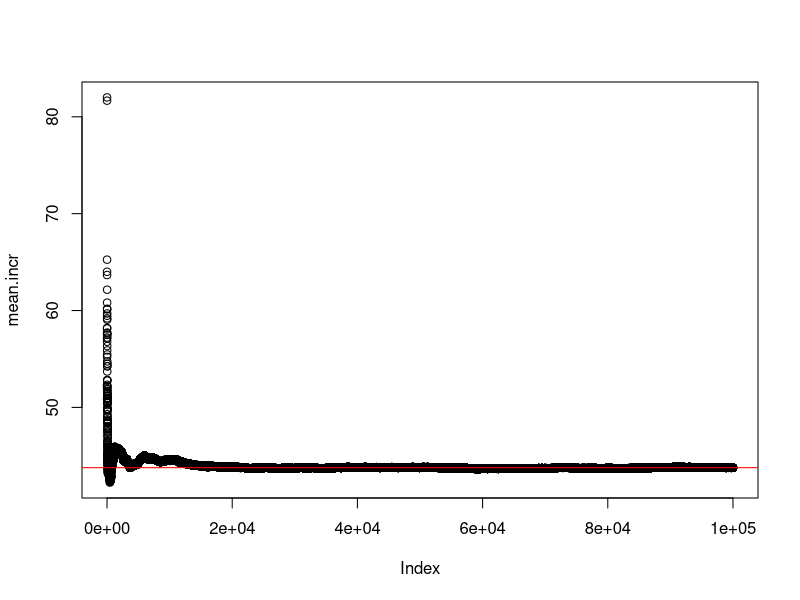

Here is the R script that generated this plot: (Note: a time limit stopped this script after it produced the figure.)
# ---------------------------- E[a1^2] ----------------------------

# Verifico esattezza della forma chiusa di E[a1^2], i>1 dove
# a1= 1{x1<Y}+sum_{h=1}^m 1{x1<Y, Xh<Y}

B=10^5
m=10

res = vector()
x1 = runif(n=1, min=0, max=2)
for(b in 1:B){

  Xshort = runif(n=(m-1), min=0, max=2)
  X = c(x1, Xshort)
  Y = runif(n=1, min=0, max=2)

  cond2 = X<Y

  # a1
  cond11 = ifelse(x1<Y, 1, 0)
  cond21 = sum(cond2)*cond11
  a1 = cond21+cond11

  res[b] = a1^2
}

mean(res)
closed = 4*(1-(punif(x1, min = 0, max = 2)))+
  5/2*(m-1)*(1-(punif(x1, min = 0, max = 2))^2)+
  (m-1)*(m-2)/3*(1-(punif(x1, min = 0, max = 2))^3)


mean.incr = sapply(1:B, function(b) mean(res[1:b]))
plot(mean.incr)
abline(h = closed, col = "red")


# ---------------------------- E[a1*ai] ----------------------------

# Verifico esattezza della forma chiusa di E[ai*a1], i>1 dove
# ai= 1{Xi<Y}+sum_{h=1}^m 1{Xi<Y, Xh<Y}
# a1= 1{x1<Y}+sum_{h=1}^m 1{x1<Y, Xh<Y}

B=10^5
m=10

#set.seed(123)
res = vector()
x1 = runif(n=1, min=0, max=2)
for(b in 1:B){

  Xh = runif(n=(m-2), min=0, max=2)
  Xi = runif(n=1, min=0, max=2)
  X = c(x1, Xi, Xh)
  Y = runif(n=1, min=0, max=2)

  cond2 = X<Y

  # a1
  cond11 = ifelse(x1<Y, 1, 0)
  cond21 = sum(cond2)*cond11
  a1 = cond21+cond11

  # ai
  cond1i = ifelse(Xi<Y, 1, 0)
  cond2i = sum(cond2)*cond1i
  ai = cond2i+cond1i

  res[b] = a1*ai

}

mean(res)
closed = (m-2)^2/4*(1-(punif(x1, min = 0, max = 2))^4)+
  2*(m-2)*(1-(punif(x1, min = 0, max = 2))^3)+
  9/2*(1-(punif(x1, min = 0, max = 2))^2)


mean.incr = sapply(1:B, function(b) mean(res[1:b]))
plot(mean.incr)
abline(h = closed, col = "red")



# ---------------------------- E[ai^2] ----------------------------

# Verifico esattezza della forma chiusa di E[ai^2], i>1 dove
# ai= 1{Xi<Y}+sum_{h=1}^m 1{Xi<Y, Xh<Y}

B=10^5
m=10

#set.seed(123)
res = vector()
x1 = runif(n=1, min=0, max=2)
for(b in 1:B){

  Xshort = runif(n=(m-2), min=0, max=2)
  Xi = runif(n=1, min=0, max=2)
  X = c(x1, Xi, Xshort)
  Y = runif(n=1, min=0, max=2)

  cond2 = X<Y

  # ai
  cond1i = ifelse(Xi<Y, 1, 0)
  cond2i = sum(cond2)*cond1i
  ai = cond2i+cond1i

  res[b] = ai^2

}

mean(res)
closed = 2+5/3*(m-2)+(m-3)*(m-2)/4+
  2/3*(m-2)*(1-(punif(x1, min = 0, max = 2))^3)+
  5/2*(1-(punif(x1, min = 0, max = 2))^2)


mean.incr = sapply(1:B, function(b) mean(res[1:b]))
plot(mean.incr)
abline(h = closed, col = "red")


# ---------------------------- E[ai*aj] ----------------------------

# Verifico esattezza della forma chiusa di E[ai*aj], i,j>1 i!=j dove
# ai= 1{Xi<Y}+sum_{h=1}^m 1{Xi<Y, Xh<Y}
# aj= 1{Xj<Y}+sum_{r=1}^m 1{Xj<Y, Xr<Y}

B=10^5
m=10

#set.seed(123)
res = vector()
x1 = runif(n=1, min=0, max=2)
for(b in 1:B){

  Xshort = runif(n=(m-3), min=0, max=2)
  Xi = runif(n=1, min=0, max=2)
  Xj = runif(n=1, min=0, max=2)
  X = c(x1, Xi, Xj, Xshort)
  Y = runif(n=1, min=0, max=2)

  cond2 = X<Y

  # aj
  cond1j = ifelse(Xj<Y, 1, 0)
  cond2j = sum(cond2)*cond1j
  aj = cond2j+cond1j

  # ai
  cond1i = ifelse(Xi<Y, 1, 0)
  cond2i = sum(cond2)*cond1i
  ai = cond2i+cond1i

  res[b] = aj*ai

}

mean(res)
closed = 3+7/4*(m-3)+(m-3)*(m-4)/5+
  7/3*(1-(punif(x1, min = 0, max = 2))^2)+
  (m-3)/2*(1-(punif(x1, min = 0, max = 2))^4)


mean.incr = sapply(1:B, function(b) mean(res[1:b]))
plot(mean.incr)
abline(h = closed, col = "red")


# ---------------------------- theta = E[h(X1,X2,...,Xm,Y)] ----------------------------


# Verifico esattezza della forma chiusa di E[h(X1, X2,...,Xm,Y)], dove
# anche X1 è random e
# h(x1, X2,...,Xm,Y) = sum_{i=1}^m ai dove
# ai= 1{Xi<Y}+sum_{h=1}^m 1{Xi<Y, Xh<Y}

B=10^5
m=10

res = vector()
for(b in 1:B){

  X = runif(n=m, min=0, max=2)
  Y = runif(n=1, min=0, max=2)

  cond2 = X<Y

  a = vector()
  for(i in 1:m){
    # ai
    cond1i = ifelse(X[i]<Y, 1, 0)
    cond2i = sum(cond2)*cond1i
    a[i] = cond2i+cond1i
  }
  res[b] = sum(a)
}

mean(res)
theta = m+m*(m-1)/3


mean.incr = sapply(1:B, function(b) mean(res[1:b]))
plot(mean.incr)
abline(h = theta, col = "red")

# ---------------------------- E[h(x1,X2,...,Xm,Y)] ----------------------------

# Verifico esattezza della forma chiusa di E[h(x1, X2,...,Xm,Y)], dove
# h(x1, X2,...,Xm,Y) = sum_{i=1}^m ai dove
# ai= 1{Xi<Y}+sum_{h=1}^m 1{Xi<Y, Xh<Y}

B=10^5
m=10

res = vector()
x1 = runif(n=1, min=0, max=2)
for(b in 1:B){

  Xshort = runif(n=(m-1), min=0, max=2)
  X = c(x1, Xshort)
  Y = runif(n=1, min=0, max=2)

  cond2 = X<Y

  a = vector()
  for(i in 1:m){
    # ai
    cond1i = ifelse(X[i]<Y, 1, 0)
    cond2i = sum(cond2)*cond1i
    a[i] = cond2i+cond1i
  }
  res[b] = sum(a)
}

mean(res)
closed = 2*(1-punif(x1, min = 0, max = 2))+
  (m-1)*(1-(punif(x1, min = 0, max = 2))^2)+
  (m-1)/3*(1+m)


mean.incr = sapply(1:B, function(b) mean(res[1:b]))
plot(mean.incr)
abline(h = closed, col = "red")



# ---------------------------- E[h(x1,X2,...,Xm,Y)^2] ----------------------------

# Verifico esattezza della forma chiusa di E[h(x1, X2,...,Xm,Y)^2], dove
# h(x1, X2,...,Xm,Y) = sum_{i=1}^m ai dove
# ai= 1{Xi<Y}+sum_{h=1}^m 1{Xi<Y, Xh<Y}

B=10^5
m=10

res = vector()
x1 = runif(n=1, min=0, max=2)
for(b in 1:B){

  Xshort = runif(n=(m-1), min=0, max=2)
  X = c(x1, Xshort)
  Y = runif(n=1, min=0, max=2)

  cond2 = X<Y

  a = vector()
  for(i in 1:m){
    # ai
    cond1i = ifelse(X[i]<Y, 1, 0)
    cond2i = sum(cond2)*cond1i
    a[i] = cond2i+cond1i
  }
  res[b] = sum(a)^2
}

mean(res)
closed = 1/15*(m^2-1)*(3*m^2-2)+
  4*(1-punif(x1, min = 0, max = 2))+
  (m-1)*14*(1-punif(x1, min = 0, max = 2)^2)+
  (m-1)*(m-2)*22/3*(1-punif(x1, min = 0, max = 2)^3)+
  (m-1)*(m-2)*(2*m-5)/2*(1-punif(x1, min = 0, max = 2)^4)


mean.incr = sapply(1:B, function(b) mean(res[1:b]))
plot(mean.incr)
abline(h = closed, col = "red")




# -------------------------- z11 ----------------------------------------------

B=10^5
m = 10
n = 5

theta = m+m*(m-1)/3
theta2 = theta^2

Eh2x1 = function(x1){
  out = 1/15*(m^2-1)*(3*m^2-2)+
    4*(1-punif(x1, min = 0, max = 2))+
    (m-1)*14*(1-punif(x1, min = 0, max = 2)^2)+
    (m-1)*(m-2)*22/3*(1-punif(x1, min = 0, max = 2)^3)+
    (m-1)*(m-2)*(2*m-5)/2*(1-punif(x1, min = 0, max = 2)^4)
  return(out)
}

Ehx1 = function(x1){
  out = 2*(1-punif(x1, min = 0, max = 2))+
    (m-1)*(1-(punif(x1, min = 0, max = 2))^2)+
    (m-1)/3*(1+m)
  return(out)
}

x1s = runif(n=B, min=0, max=2)
res = sapply(x1s, function(x) Eh2x1(x)+theta2-2*theta*Ehx1(x))


mean(res)

z11 = 4/45*m^4+16/45*m^3+29/90*m^2+13/30*m-1/5

mean.incr = sapply(1:B, function(b) mean(res[1:b]))
plot(mean.incr)
abline(h = z11, col = "red")
